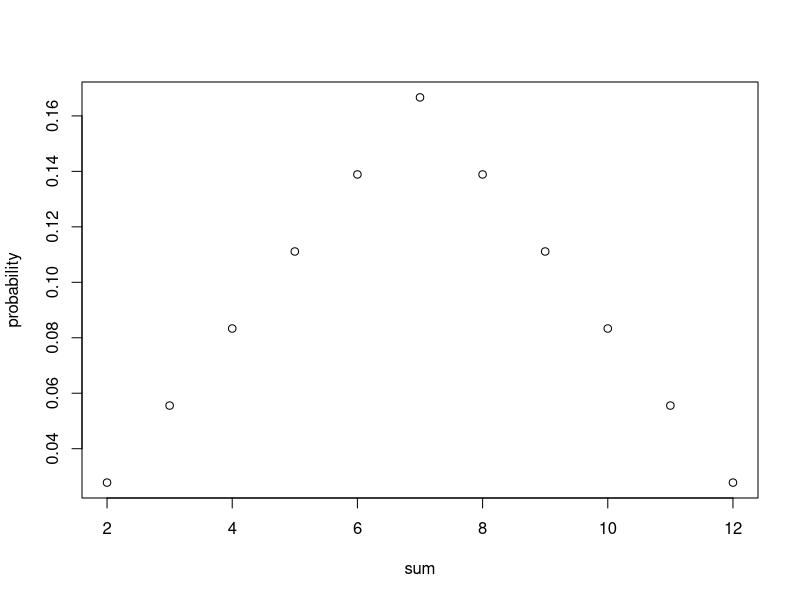

The R source for this figure:
## ---- chunk 1
knitr::opts_chunk$set(echo = TRUE)
## ---- chunk 2
d <- data.frame(sum = 2:12, probability = c(1:6,5:1)/36)
plot(probability ~ sum, data = d)
## ---- chunk 3
3/51
